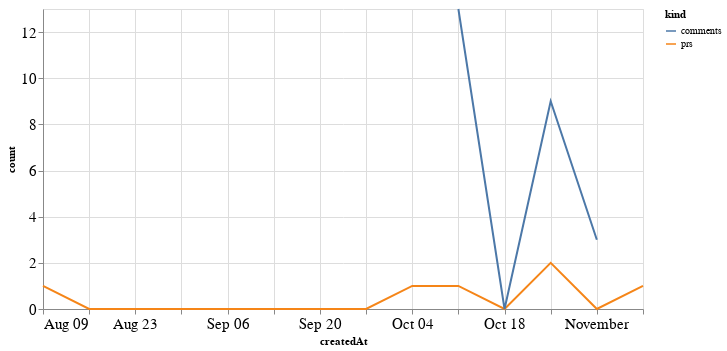

The cell this chart's notebook holds for it:
### Code cell
alt.Chart(total_time, width=600).mark_line().encode(
    x='createdAt',
    y='count',
    color='kind'
)

### Figure 1 — Vega-Lite specification as saved in the notebook (floating-point values rounded to 4 significant figures)
{"config": {"axisLeft": {"labelFontSize": 15}, "axisBottom": {"labelFontSize": 15}}, "data": {"name": "data-ec02c7758fa4b7a6c85df41d84486c42"}, "mark": "line", "encoding": {"color": {"type": "nominal", "field": "kind"}, "x": {"type": "temporal", "field": "createdAt"}, "y": {"type": "quantitative", "field": "count"}}, "width": 600, "$schema": "https://vega.github.io/schema/vega-lite/v4.8.1.json", "datasets": {"data-ec02c7758fa4b7a6c85df41d84486c42": [{"createdAt": "2020-08-09T00:00:00", "kind": "prs", "count": 1.0}, {"createdAt": "2020-08-16T00:00:00", "kind": "prs", "count": 0.0}, {"createdAt": "2020-08-23T00:00:00", "kind": "prs", "count": 0.0}, {"createdAt": "2020-08-30T00:00:00", "kind": "prs", "count": 0.0}, {"createdAt": "2020-09-06T00:00:00", "kind": "prs", "count": 0.0}, {"createdAt": "2020-09-13T00:00:00", "kind": "prs", "count": 0.0}, {"createdAt": "2020-09-20T00:00:00", "kind": "prs", "count": 0.0}, {"createdAt": "2020-09-27T00:00:00", "kind": "prs", "count": 0.0}, {"createdAt": "2020-10-04T00:00:00", "kind": "prs", "count": 1.0}, {"createdAt": "2020-10-11T00:00:00", "kind": "prs", "count": 1.0}, {"createdAt": "2020-10-18T00:00:00", "kind": "prs", "count": 0.0}, {"createdAt": "2020-10-25T00:00:00", "kind": "prs", "count": 2.0}, {"createdAt": "2020-11-01T00:00:00", "kind": "prs", "count": 0.0}, {"createdAt": "2020-11-08T00:00:00", "kind": "prs", "count": 1.0}, {"createdAt": "2020-08-09T00:00:00", "kind": "comments", "count": null}, {"createdAt": "2020-08-16T00:00:00", "kind": "comments", "count": null}, {"createdAt": "2020-08-23T00:00:00", "kind": "comments", "count": null}, {"createdAt": "2020-08-30T00:00:00", "kind": "comments", "count": null}, {"createdAt": "2020-09-06T00:00:00", "kind": "comments", "count": null}, {"createdAt": "2020-09-13T00:00:00", "kind": "comments", "count": null}, {"createdAt": "2020-09-20T00:00:00", "kind": "comments", "count": null}, {"createdAt": "2020-09-27T00:00:00", "kind": "comments", "count": null}, {"createdAt": "2020-10-04T00:00:00", "kind": "comments", "count": null}, {"createdAt": "2020-10-11T00:00:00", "kind": "comments", "count": 13.0}, {"createdAt": "2020-10-18T00:00:00", "kind": "comments", "count": 0.0}, {"createdAt": "2020-10-25T00:00:00", "kind": "comments", "count": 9.0}, {"createdAt": "2020-11-01T00:00:00", "kind": "comments", "count": 3.0}, {"createdAt": "2020-11-08T00:00:00", "kind": "comments", "count": null}]}}
